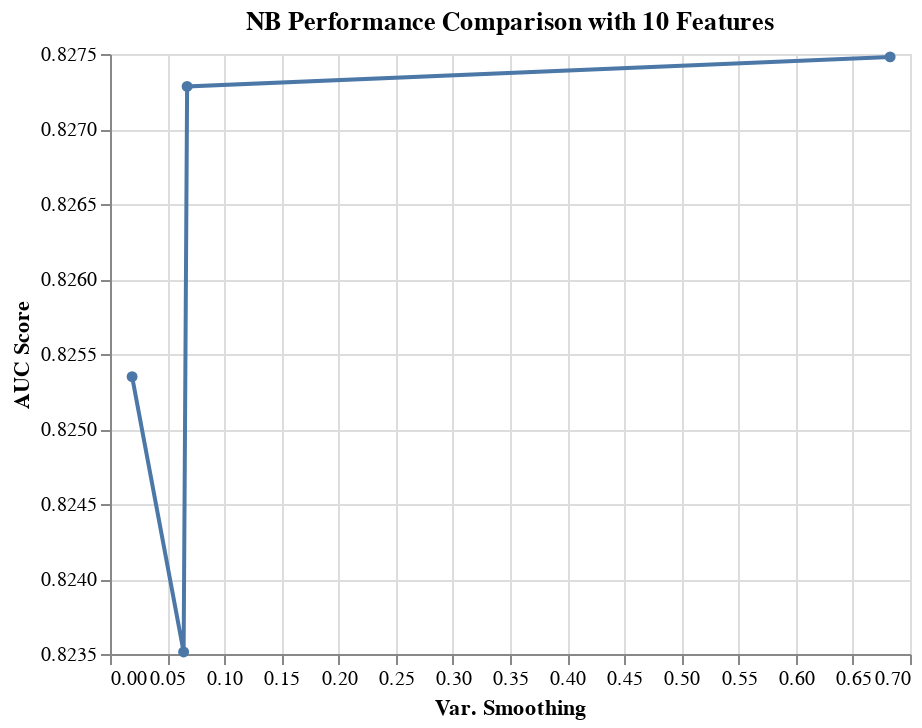

Notebook cell for this chart:
### Code cell
results_NB_10_features = results_NB[results_NB['rfi_fs__n_features_'] == 10.0]

alt.Chart(results_NB_10_features, 
          title='NB Performance Comparison with 10 Features'
         ).mark_line(point=True).encode(
    alt.X('nb__var_smoothing', title='Var. Smoothing'),
    alt.Y('mean_score', title='AUC Score', scale=alt.Scale(zero=False))
)

### Figure 1 — Vega-Lite specification as saved in the notebook (floating-point values rounded to 4 significant figures)
{"config": {"view": {"continuousWidth": 400, "continuousHeight": 300}}, "data": {"name": "data-4879fbbdf2675c274d9091d75f6ffe84"}, "mark": {"type": "line", "point": true}, "encoding": {"x": {"type": "quantitative", "field": "nb__var_smoothing", "title": "Var. Smoothing"}, "y": {"type": "quantitative", "field": "mean_score", "scale": {"zero": false}, "title": "AUC Score"}}, "title": "NB Performance Comparison with 10 Features", "$schema": "https://vega.github.io/schema/vega-lite/v4.8.1.json", "datasets": {"data-4879fbbdf2675c274d9091d75f6ffe84": [{"mean_score": 0.8275, "std_score": 0.012, "max_score": 0.8438, "min_score": 0.8128, "rfi_fs__n_features_": 10.0, "nb__var_smoothing": 0.6826}, {"mean_score": 0.8273, "std_score": 0.008211, "max_score": 0.8378, "min_score": 0.8143, "rfi_fs__n_features_": 10.0, "nb__var_smoothing": 0.06748}, {"mean_score": 0.8253, "std_score": 0.009923, "max_score": 0.8375, "min_score": 0.8128, "rfi_fs__n_features_": 10.0, "nb__var_smoothing": 0.01934}, {"mean_score": 0.8235, "std_score": 0.01282, "max_score": 0.8378, "min_score": 0.8031, "rfi_fs__n_features_": 10.0, "nb__var_smoothing": 0.06442}]}}
